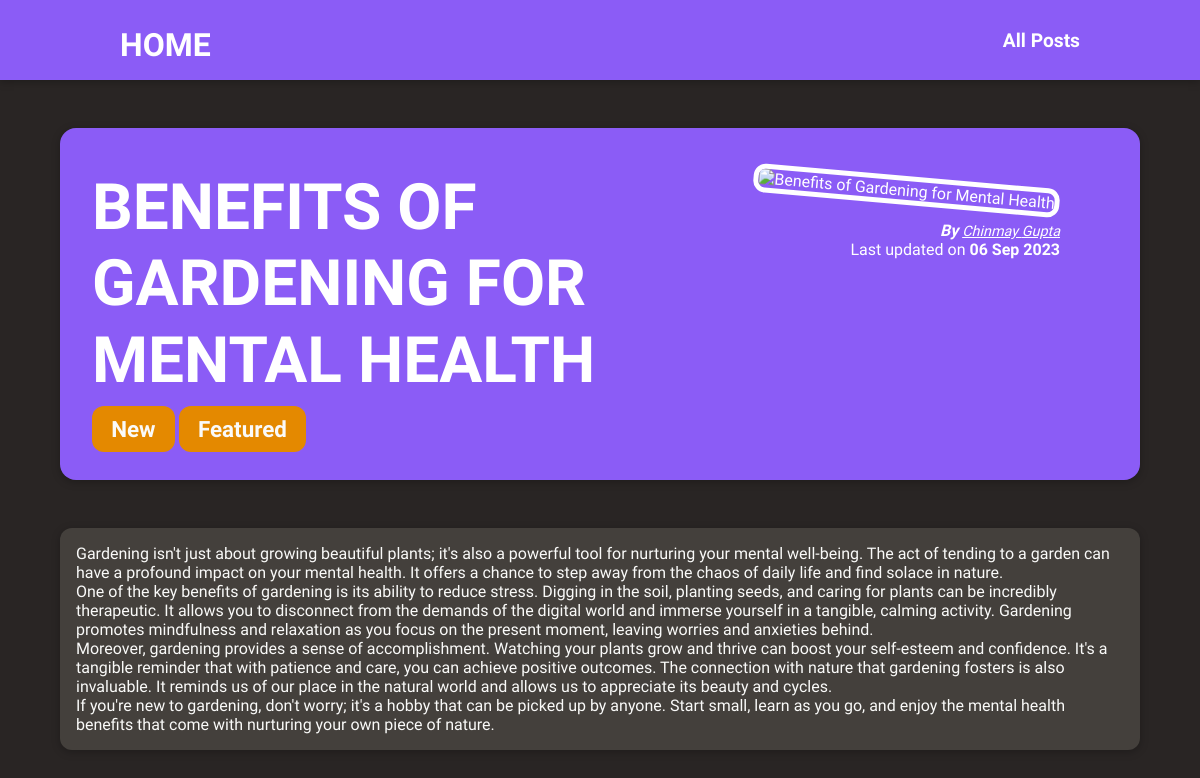
Before: /posts/benefits-of-gardening-for-mental-health with the older database file.
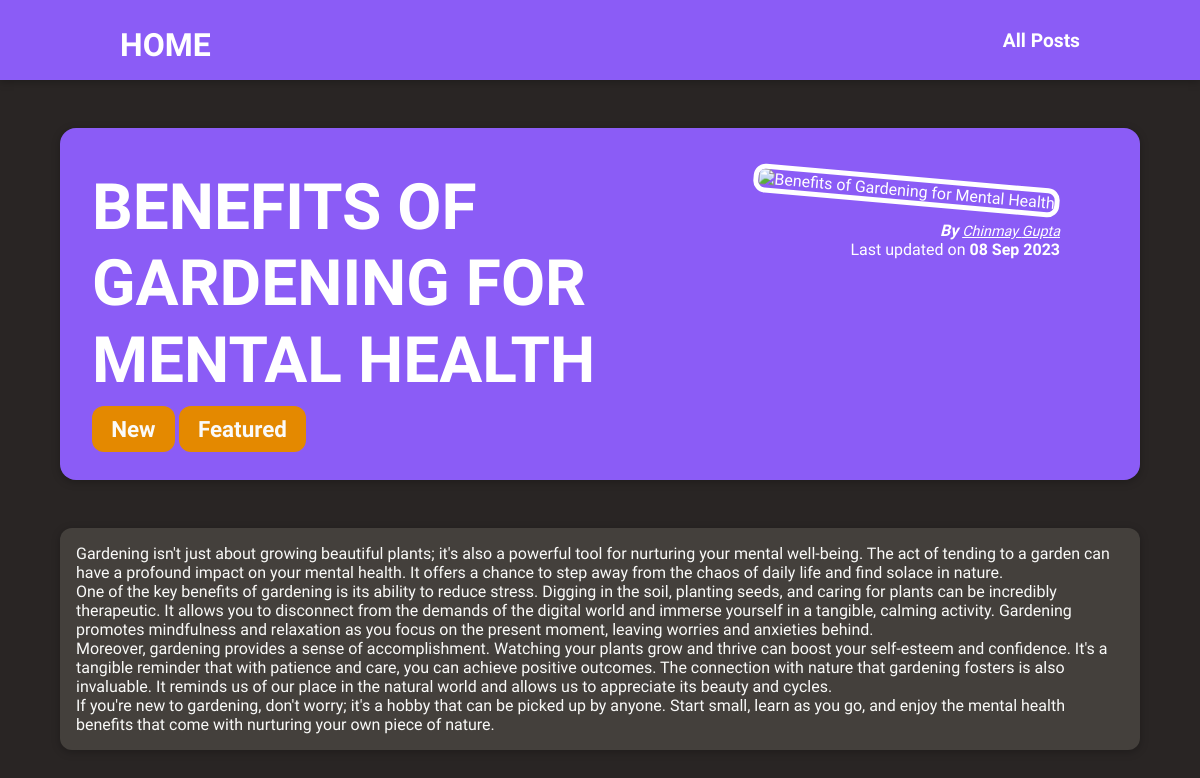
After: the same page with the newer database file.
### blog/models.py (models this page shows)
class Post(models.Model):
    title = models.CharField(max_length=100)
    excerpt = models.CharField(max_length=200)
    img = models.CharField(max_length=100)
    date = models.DateField(auto_now=True)
    slug = models.SlugField(unique=True, db_index=True)
    content = models.TextField(validators=[MinLengthValidator(10)])
    author = models.ForeignKey(Author, on_delete=models.CASCADE, related_name="posts")
    tags = models.ManyToManyField(
        "Tag",
    )

class Tag(models.Model):
    caption = models.CharField(max_length=20)

class Author(models.Model):
    first_name = models.CharField(max_length=100)
    last_name = models.CharField(max_length=100)
    email_address = models.EmailField()

### blog/views.py (the view)
# urls.py: path("posts/<slug:slug>", views.post_detail, name="post-detail-page"),
def post_detail(request, slug):
    identified_post = get_object_or_404(Post, slug=slug)
    return render(
        request,
        "blog/post-detail.html",
        {"post": identified_post, "post_tags": identified_post.tags.all()},
    )

### blog/templates/blog/post-detail.html (shortened to what this page needs)
{% extends "base.html" %}
{% load static %}
{% block css_files %}
<link rel="stylesheet" href="{% static "blog/post-detail.css" %}" />
{% endblock %}
{% block content %}
<section id="summary">
  <h2>{{ post.title }}</h2>
  <div>
    {% for tag in post_tags %}
      <span class="tag">{{ tag.caption }}</span>
    {% endfor %}
  </div>
  <article>
    <img src="{% static "blog/images/"|add:post.img %}" alt="{{ post.title }}" />
    <address>
      By
      <a href="mailto:{{ post.author.email_address}}">
        {{ post.author.first_name }}
        {{ post.author.last_name}}
      </a>
    </address>
    <div>Last updated on <time>{{ post.date|date:"d M Y" }}</time></div>
  </article>
</section>
<main>
  {{ post.content|linebreaks }}
</main>
{% endblock %}

### templates/base.html (shortened to what this page needs)
{% load static %}
<!DOCTYPE html>
<html lang="en">
<head>
  <link rel="stylesheet" href="{% static "app.css" %}">
  {% block css_files %}{% endblock %}
</head>
<body>
  <header id="main-navigation">
    <h1><a href="{% url "starting-page" %}">Home</a></h1>
    <nav>
      <a href="{% url "posts-page" %}">All Posts</a>
    </nav>
  </header>
  {% block content %}
  {% endblock %}
</body>
</html>

### static/app.css (style rules this page uses)
* { margin: 0; padding: 0; box-sizing: border-box; }
html { font-family: "Sono", sans-serif; }
body { background-color: #292524; color: #fafaf9; }
h1, h2, h3 { text-transform: uppercase; font-family: "Coiny", sans-serif; line-height: 1.2; margin-top: 0.6rem; }
#main-navigation { width: 100%; height: 5rem; display: flex; justify-content: space-between; align-items: center; padding: 0 10%; position: absolute; top: 0; left: 0; }
#main-navigation nav a { font-size: 1.2rem; }
#main-navigation a { text-decoration: none; color: white; font-weight: bold; }

### blog/static/blog/post-detail.css (style rules this page uses)
#main-navigation { background-color: #8b5cf6; box-shadow: 0 2px 8px rgba(0, 0, 0, 0.25); }
#summary { margin: 8rem auto 3rem auto; padding: 2rem; width: 90%; max-width: 90rem; border-radius: 16px; background-color: #8b5cf6; position: relative; box-shadow: 0 2px 8px rgba(0, 0, 0, 0.25); height: 22rem; }
#summary h2 { color: white; font-size: 4rem; max-width: 72%; margin-bottom: 1rem; }
#summary article { position: absolute; top: 2rem; right: 3rem; padding: 1rem 2rem; border-radius: 12px; text-align: right; color: white; }
#summary article img { width: 12rem; height: 12rem; border-radius: 12px; transform: rotateZ(5deg); border: 5px solid white; margin-bottom: 1rem; }
#summary address { font-weight: bold; }
#summary address a { color: inherit; font-family: coiny, sans-serif; font-weight: 100; font-size: 0.9rem; }
#summary time { font-weight: bold; }
main { width: 90%; max-width: 90rem; margin: 3rem auto; background-color: #44403c; padding: 1rem; border-radius: 12px; box-shadow: 0 2px 8px rgba(0, 0, 0, 0.25); }
.tag { font-size: 1.4rem; border-radius: 12px; padding: 0.6rem 1.2rem; background-color: #e48900; font-weight: bold; }

Changed rows visible on the page:
changed Post "BENEFITS OF GARDENING FOR MENTAL HEALTH": date "06 Sep 2023" → "08 Sep 2023"
